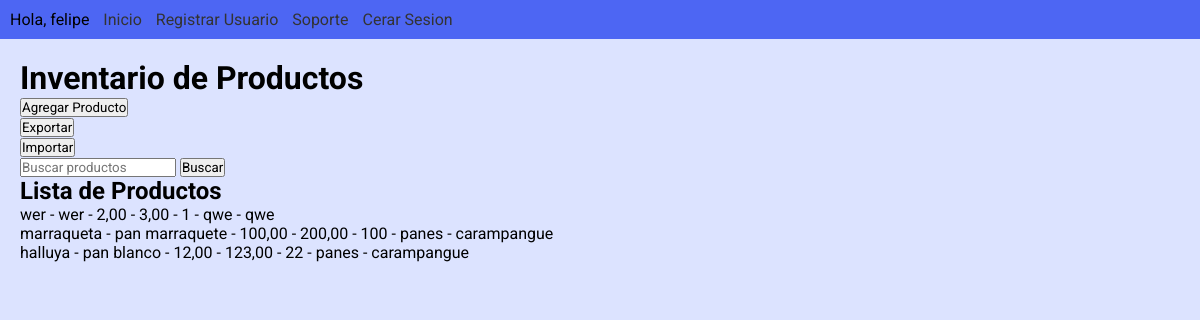
/inventario/ (signed in), run on the app's committed database.
### inventario/models.py (models this page shows)
class Productos(models.Model):
    nombre = models.CharField(max_length=50)
    descripcion = models.TextField()
    precio_compra = models.DecimalField(max_digits=10, decimal_places=2)
    precio_venta = models.DecimalField(max_digits=10, decimal_places=2)
    stock = models.PositiveIntegerField()
    categoria = models.CharField(max_length=50)
    ubicacion = models.CharField(max_length = 50)

### inventario/views.py (the view)
# urls.py: path('inventario/', inventario, name='inventario'),
@login_required(login_url='login')
def inventario(request):
    form = ProductForm()
    query = request.GET.get('q')
    data = list(Productos.objects.all().values())
    print(data)
    if request.method == 'POST':
        form = ProductForm(request.POST)
        if form.is_valid():
            form.save()
            return redirect('inventario')
    if query:
        productos = Productos.objects.filter(
            Q(nombre__icontains=query) |
            Q(descripcion__icontains=query) |
            Q(precio_compra__icontains=query) |
            Q(precio_venta__icontains=query) |
            Q(stock__icontains=query) |
            Q(categoria__icontains=query) |
            Q(ubicacion__icontains=query)
        ).distinct()
        cant = productos.count()
        if cant == 0:
            productos = Productos.objects.all()
            pass
    else:
        productos = Productos.objects.all()
    context = {'productos': productos, 'form': form}
    return render(request, 'inventario.html', context)

### inventario/forms.py
class ProductForm(forms.ModelForm):
    class Meta:
        model = Productos
        fields = '__all__'  # Esto incluirá todos los campos del modelo en el formulario

### inventario/templates/inventario.html (shortened to what this page needs)
{% extends 'base.html' %}
{% load static %}
{% block content %}
    <h1>Inventario de Productos</h1>
    <button id="open-modal">Agregar Producto</button>
    <form method="post" action="{% url 'inventario:export_data' %}">
        <button type="submit">Exportar</button>
    </form>
    <button id="import" >Importar</button>
    <form method="get" action="{% url 'inventario' %}">
        <input type="text" name="q" placeholder="Buscar productos">
        <button type="submit">Buscar</button>
    </form>
    <div id="listado_productos">
        <h2>Lista de Productos</h2>
        <ul>
        {% for producto in productos %}
            <ul>{{ producto.nombre }} - {{ producto.descripcion }} - {{ producto.precio_compra }} - {{ producto.precio_venta }} - {{ producto.stock }} - {{ producto.categoria }} - {{ producto.ubicacion }} </ul>
            {% endfor %}
        </ul>
    </div>
{% endblock %}

### inicio/templates/base.html (shortened to what this page needs)
<!DOCTYPE html>
<html>
    <head>
        {% load static %}
        <link rel="stylesheet" href="{% static 'css/main.css' %}">
    </head>
    <header class ="header">
        <div class="nav-bar">
            <nav>
                <ul>
                    {% if user.is_authenticated %}
                    <li class="sesion"><p> Hola, {{ user.username }} </p></li>
                    <li><a href="{% url 'index' %}">Inicio</a></li>
                    {% if user.is_superuser %}
                    <li><a href="{% url 'register' %}">Registrar Usuario</a></li>
                    {% endif %}
                    <li><a href="#">Soporte</a></li>
                    <li class="sesion"><a href="{% url 'logout' %}">Cerar Sesion</a></li>
                    {% else %}
                    <li><a href="{% url 'login' %}">!Hola¡, !Identificate¡</a></li>
                    {% endif %}
                </ul>
            </nav>
        </div>
    </header>
    <body>
        <div class="content">
            {% block content %}
            {% endblock %}
        </div>
    </body>
</html>

### inicio/static/css/main.css (style rules this page uses)
* { box-sizing: border-box; margin: 0; padding: 0; font-family: 'Roboto', sans-serif; }
.header { background-color: #4d66f3; }
.nav-bar { background-color: #4d66f3; padding: 10px; text-align: center; display: flex; justify-content: space-between; align-items: center; }
.nav-bar ul { list-style-type: none; padding: 0; }
.nav-bar ul li { display: inline-block; margin-right: 10px; }
.nav-bar ul li a { text-decoration: none; color: #333; }
.content { margin: 20px; }
body { background-color: #dce3ff; }

### data on the page
Productos: nombre "wer", descripcion "wer", precio_compra "2,00", precio_venta "3,00", stock "1", categoria "qwe", ubicacion "qwe"
Productos: nombre "marraqueta", descripcion "pan marraquete", precio_compra "100,00", precio_venta "200,00", stock "100", categoria "panes", ubicacion "carampangue"
Productos: nombre "halluya", descripcion "pan blanco", precio_compra "12,00", precio_venta "123,00", stock "22", categoria "panes", ubicacion "carampangue"

### other printed values
{{ user.username }} "felipe"
